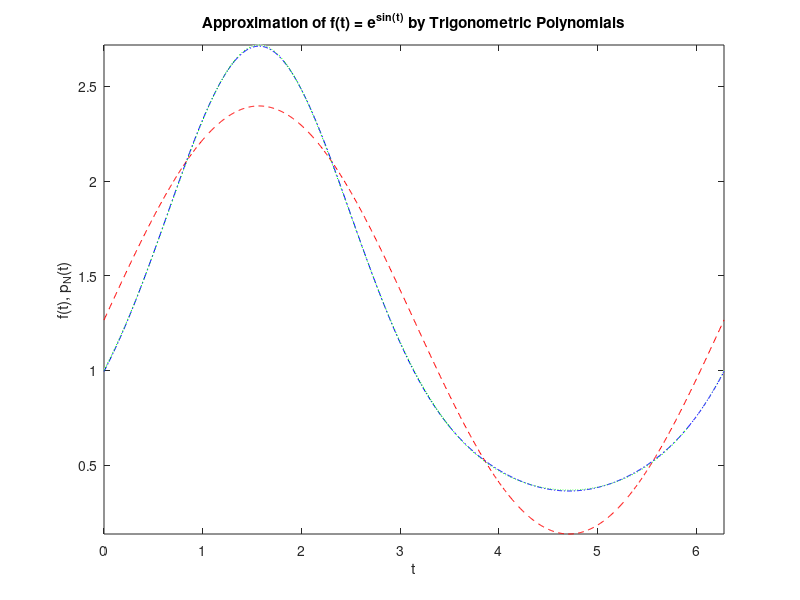

MATLAB code to generate this figure:
clear all

echo on

dfile ='MATH_4070_HW_1_Problem_5_Morrow_Nicholas.txt';
if exist(dfile, 'file')
    delete(dfile);
end
diary(dfile)

% MATH 4070
% HW 2
% Problem 4
% By Nicholas Morrow

% Define the function to be approximated
f = @(t) exp(sin(t));

% Define the interval
t_0 = 0;
t_n = 2*pi;

% Define the degrees of the trigonometric polynomials
N_values = [1, 3, 5];
max_N = max(N_values);

% Create a grid of t-values for plotting, 1000 points
t_plot = linspace(t_0, t_n, 1000).';

% Prepare for looping over each N value, each col will have a polynomial
P_N = zeros(numel(t_plot), numel(N_values));

% first coefficient is the same for all N
a0 = (1/pi) * integral(@(t) f(t), t_0, t_n)

for i = 1:numel(N_values)
    % Prepare before summation
    N = N_values(i);
    ak = zeros(1,N);
    bk = zeros(1,N);
    % By def of degree-N real trigonometric polynomial, a0/2 will be included in each calculation
    polyVals = a0 / 2 * ones(size(t_plot));

    for k = 1:N
        % Fourier coeffs (1/pi)integ(f(t)cos(kt)dt) and (1/pi)integ(f(t)sin(kt)dt)
        ak(k) = (1/pi) * integral(@(t) f(t).*cos(k*t), t_0, t_n)
        bk(k) = (1/pi) * integral(@(t) f(t).*sin(k*t), t_0, t_n)

        polyVals = polyVals + ak(k)*cos(k*t_plot) + bk(k)*sin(k*t_plot);
    end

    % Store
    P_N(:,i) = polyVals;
end

% Plot
figure(1);

% Original function
plot(t_plot, f(t_plot), 'w');  hold on;

% Approximations
plot(t_plot, P_N(:,1), 'r--');   % N = 1
plot(t_plot, P_N(:,2), 'b-.');   % N = 3
plot(t_plot, P_N(:,3), 'g:');   % N = 5

% Extra thing(s) for plot
xlim([t_0 t_n]);
title('Approximation of f(t) = e^{sin(t)} by Trigonometric Polynomials');
xlabel('t');
ylabel('f(t), p_N(t)');
axis tight;


% Wasn't sure if I needed a creation line, uncomment to make the pdf if you want
% print(gcf,'-dpdf','MATH_4070_HW_2_Problem_4_Morrow_Nicholas_plot.pdf')

diary off
echo off